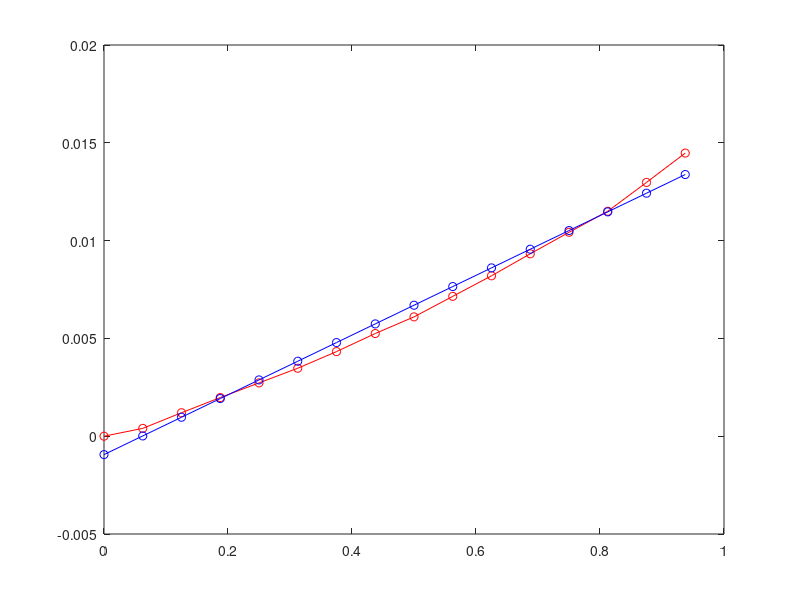

Source code (MATLAB):
rpmMeasured = [0, 4485, 7570,9374,10885,12277,13522,14691,15924,17174,18179,19397,20539,21692,22598,23882];
liftMeasured = 0.001*0.25*[0, 1.6, 4.8, 7.9, 10.9, 13.9, 17.3, 21.0, 24.4, 28.6, 32.8, 37.3, 41.7, 46.0, 51.9, 57.9];
torque = 1.0e-03 *[-0.0070, -0.0088, 0.0215, 0.0665, 0.1164, 0.1657, 0.2119, 0.2545, 0.2938, 0.3311, 0.3680, 0.4063, 0.4479, 0.4948, 0.5486, 0.6106];

pwm = linspace(0,0.9375,16);

% p = polyfit(pwm,rpmMeasured,3);
% plot(pwm,rpmMeasured, 'ro-');
% hold on
% plot(pwm,polyval(p,pwm),'bo-');
% 
% %linearizing of pwm to torque
% p2 = polyfit(pwm,torque,1);
% plot(pwm,torque, 'ro-');
% hold on
% plot(pwm,polyval(p2,pwm),'bo-');

%linearizing of pwm to lift
p3 = polyfit(pwm,liftMeasured,1);
plot(pwm,liftMeasured, 'ro-');
hold on
plot(pwm,polyval(p3,pwm),'bo-');